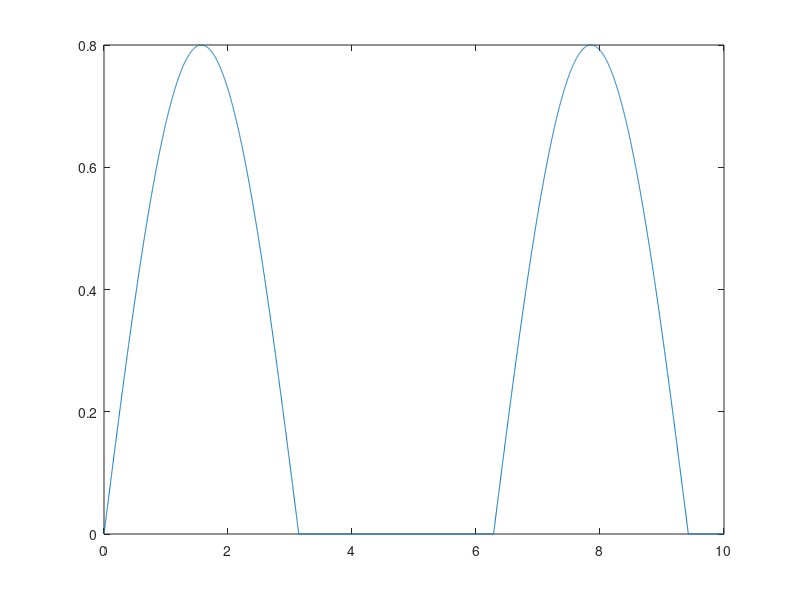

Source code (MATLAB):
t=0:0.002:10;
f=2;
f = @(t) 0.8*sin(t).*(sin(t)>=0) + 0*(sin(t)<0); %semnalul are valoarea normala pe partea pozitiva, zero cand ar trebui sa ia valori negative
plot(t,f(t))